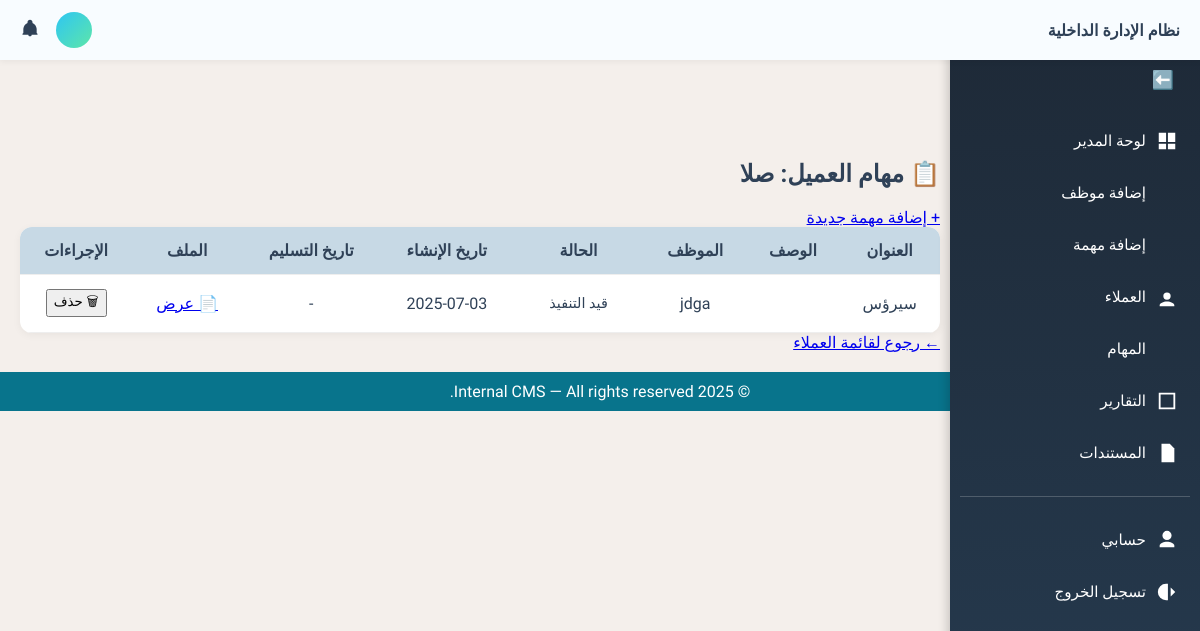
Page /clients/client/1/tasks/ (signed in) on the earlier database version.
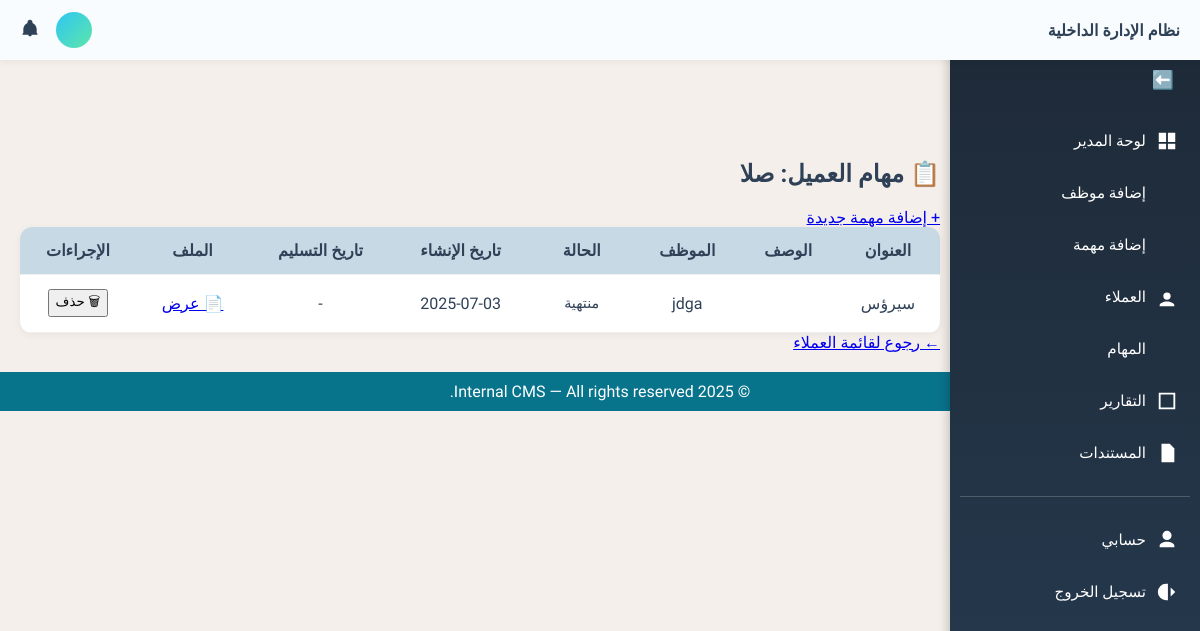
Same page on the later database version.
### tasks/models.py (models this page shows, shortened)
class Task(models.Model):
    STATUS_CHOICES = [
        ('pending', 'قيد التنفيذ'),
        ('completed', 'منتهية'),
        ('overdue', 'متأخرة'),
    ]
    title = models.CharField(max_length=255, verbose_name='عنوان المهمة')
    description = models.TextField(blank=True, verbose_name='الوصف')
    assigned_to = models.ForeignKey(User, on_delete=models.SET_NULL, null=True, blank=True, verbose_name='الموظف المكلّف')
    client = models.ForeignKey(Client, on_delete=models.SET_NULL, null=True, blank=True, verbose_name='العميل')
    status = models.CharField(max_length=20, choices=STATUS_CHOICES, default='pending', verbose_name='الحالة')
    due_date = models.DateField(null=True, blank=True, verbose_name='تاريخ الاستحقاق')
    file_url = models.URLField(max_length=1024, blank=True, null=True, verbose_name='رابط الملف')
    file_path = models.CharField(max_length=512, blank=True, null=True, verbose_name='مسار الملف')
    documents = models.ManyToManyField('content.Document', blank=True, verbose_name='مستندات إضافية')
    created_at = models.DateTimeField(auto_now_add=True, verbose_name='تاريخ الإنشاء')
    class Meta:
        verbose_name = 'مهمة'
        verbose_name_plural = 'المهام'
        ordering = ['-created_at']  # ترتيب المهام الأحدث أولاً

### clients/views.py (the view)
# urls.py: path('<int:client_id>/tasks/', views.client_tasks, name='client_tasks'),
@login_required
@role_required(['admin', 'staff'])
def client_tasks(request, client_id):
    client = get_object_or_404(Client, id=client_id)
    if request.user.userprofile.role.name != 'admin' and client.assigned_to != request.user:
        return render(request, '403.html')
    tasks = Task.objects.filter(client=client).order_by('-created_at')
    return render(request, 'clients/client_tasks.html', {
        'client': client,
        'tasks': tasks
    })

### templates/clients/client_tasks.html (shortened to what this page needs)
{% extends 'base.html' %}
{% block content %}
<div class="d-flex justify-content-between align-items-center mb-3">
    <h2 class="mb-0">📋 مهام العميل: {{ client.name }}</h2>
    <a href="{% url 'add_task_for_client' client.id %}" class="btn btn-primary">
        + إضافة مهمة جديدة
    </a>
</div>
<table class="table table-bordered table-hover align-middle">
    <thead class="table-light text-center">
        <tr>
            <th>العنوان</th>
            <th>الوصف</th>
            <th>الموظف</th>
            <th>الحالة</th>
            <th>تاريخ الإنشاء</th>
            <th>تاريخ التسليم</th>
            <th>الملف</th>
            <th>الإجراءات</th>
        </tr>
    </thead>
    <tbody>
        {% for task in tasks %}
        <tr class="text-center">
            <td>{{ task.title }}</td>
            <td class="text-start">{{ task.description|truncatewords:10 }}</td>
            <td>{{ task.assigned_to|default:"-" }}</td>
            <td>
                {% if task.status == 'pending' %}
                    <span class="badge bg-warning text-dark">قيد التنفيذ</span>
                {% elif task.status == 'completed' %}
                    <span class="badge bg-success">منتهية</span>
                {% elif task.status == 'overdue' %}
                    <span class="badge bg-danger">متأخرة</span>
                {% endif %}
            </td>
            <td>{{ task.created_at|date:"Y-m-d" }}</td>
            <td>{{ task.due_date|default:"-" }}</td>
            <td>
                {% if task.file_url %}
                    <a href="{{ task.file_url }}" target="_blank" class="btn btn-sm btn-outline-info">📄 عرض</a>
                {% else %}
                    -
                {% endif %}
            </td>
            <td>
                <form method="post" action="{% url 'delete_task' task.id %}" onsubmit="return confirm('هل أنت متأكد من حذف المهمة؟');">
                    <button class="btn btn-sm btn-outline-danger" title="حذف المهمة">🗑 حذف</button>
                </form>
            </td>
        </tr>
        {% empty %}
        <tr>
            <td colspan="8" class="text-center">لا توجد مهام لهذا العميل.</td>
        </tr>
        {% endfor %}
    </tbody>
</table>
<a href="{% url 'client_list' %}" class="btn btn-secondary mt-3">← رجوع لقائمة العملاء</a>
{% endblock %}

Differences in the rows shown:
changed Task "سيرؤس": status "قيد التنفيذ" → "منتهية"
